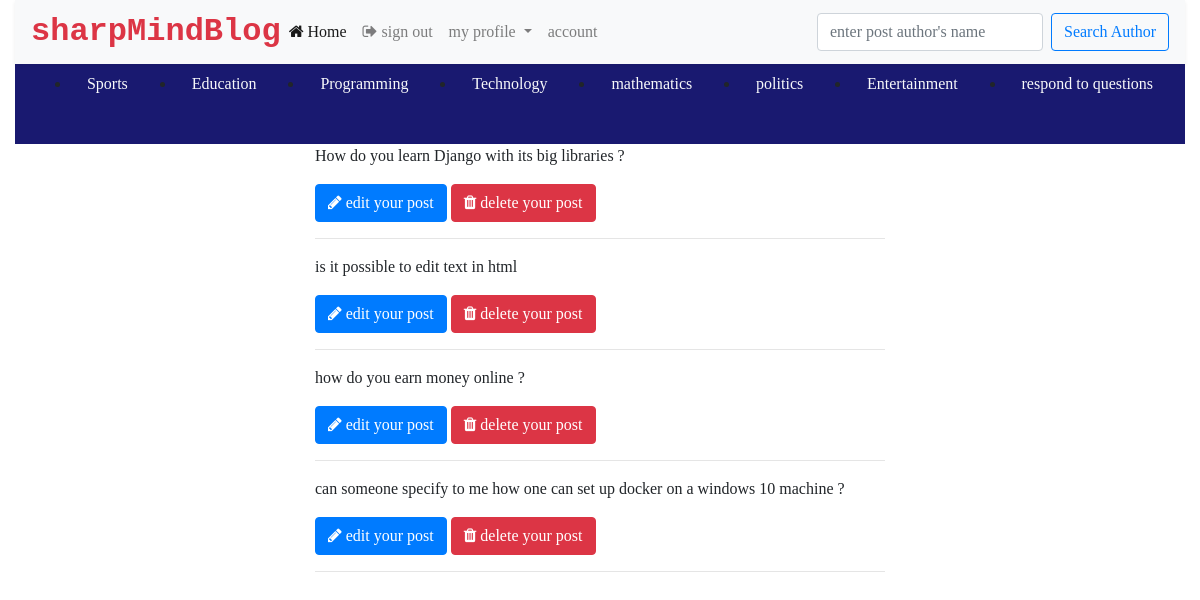
The app's page /users/all/question (signed in) with its own data.
### src/models/__init__.py (models this page shows, shortened)
class Questions(db.Model):
    id = db.Column(db.Integer, primary_key=True)
    question = db.Column(db.Text, nullable=False)
    is_answered = db.Column(db.Boolean, default=False)
    category = db.Column(db.String(200), nullable=False)
    author = db.Column(db.String(200), nullable=False)
    url = db.Column(db.String(200), nullable=False)
    upvote = db.Column(db.Integer, default=0)
    answer = db.relationship('Answers', backref='question')

### src/views/__init__.py (the view)
@views_blueprint.route('/all/question')
def all_questions():
    if not 'username' in session:
        return redirect(url_for('users.login'))
    user = User.query.filter_by(name=session['username']).first()
    quiz = Questions.query.filter_by(author=user.email).all()
    return render_template('allquestions.html', user=user, quiz=quiz)

### src/views/__init__.py (called while the page is built)
@views_blueprint.before_request
def before_request():
    g.user = None
    if 'username' in session:
        g.user = session['username']

### src/templates/allquestions.html (shortened to what this page needs)
<!DOCTYPE html>
<html lang="eng">
<head>
    <link rel="stylesheet" href="https://cdnjs.cloudflare.com/ajax/libs/font-awesome/4.7.0/css/font-awesome.min.css">
    <link rel="stylesheet" href="{{url_for('static', filename='css/bootstrap.min.css')}}">
</head>
<body>
    <div class="container-fluid position-fixed" style="z-index: 5;">
        <nav class="navbar navbar-expand-lg navbar-light bg-light shadow-sm">
            <a href="#" class="text text-danger font-weight-bold text-decoration-none" style="font-family: monospace; font-size: 2em;">sharpMindBlog</a>
            <div class="collapse navbar-collapse" id="navbarSupportedContent">
                <ul class="navbar-nav mr-auto">
                    <li class="nav-item active">
                        <a class="nav-link" href="{{url_for('users.home')}}"><span class="fa fa-home"></span> Home</a>
                    </li>
                    <li class="nav-item">
                        <a class="nav-link" href="{{url_for('users.logout')}}"><span class="fa fa-sign-out"></span> sign out</a>
                    </li>
                    <li class="nav-item dropdown">
                        <a class="nav-link dropdown-toggle" href="#" id="navbarDropdown" role="button" data-toggle="dropdown" aria-haspopup="true" aria-expanded="false">
                        my profile
                    </a>
                    </li>
                    <li class="nav-item">
                        <a class="nav-link" href="{{url_for('users.account')}}">account</a>
                    </li>
                </ul>
                <form class="form-inline my-2 my-lg-0" method="POST" action="{{url_for('users.search')}}">
                    <input class="form-control mr-sm-2" type="search" required placeholder="enter post author's name" aria-label="Search" name="name" autocomplete="off">
                    <button class="btn btn-outline-primary my-2 my-sm-0" type="submit">Search Author</button>
                </form>
            </div>
        </nav>
        <nav style="background-color: midnightblue;height: 10vh; width: 100%;">
            <ul class="d-flex" style="justify-content: space-around; margin-left: auto; width: 100%;">
                <li class="nav-item"><a class="nav-link text-light" id="v-pills-sports-tab" href="{{url_for('users.sports')}}">Sports</a></li>
                <li class="nav-item"><a class="nav-link text-light" id="v-pills-education-tab" href="{{url_for('users.education')}}">Education</a></li>
                <li class="nav-item"><a class="nav-link text-light" id="v-pills-programming-tab" href="{{url_for('users.programming')}}">Programming</a></li>
                <li class="nav-item"><a class="nav-link text-light" id="v-pills-technology-tab" href="{{url_for('users.technology')}}">Technology</a></li>
                <li class="nav-item"><a class="nav-link text-light" id="v-pills-mathematics-tab" href="{{url_for('users.mathematics')}}">mathematics</a></li>
                <li class="nav-item"><a class="nav-link text-light" id="v-pills-politics-tab" href="{{url_for('users.politics')}}">politics</a></li>
                <li class="nav-item"><a class="nav-link text-light" id="v-pills-entertainment-tab" href="{{url_for('users.entertainment')}}">Entertainment</a></li>
                <li class="nav-item"><a class="nav-link text-light" id="v-pills-question-tab" href="{{url_for('users.question')}}"> respond to questions</a></li>
            </ul>
        </nav>
    </div>
    <div class="container-fluid mb-5 position-absolute" style="top: 9em">
        <div class="row">
            <div class="col-lg-3">
            </div>
            <div class="col-lg-6 col-md-12">
                 {%for question in quiz%}
                <p>{{question.question}}</p>
                <a href="{{url_for('users.editqn', id=question.id)}}" class="btn btn-primary"><span class="fa fa-pencil"></span> edit your post</a>
                <span><a href="{{url_for('users.deletequestion', id=question.id)}}" class="btn btn-danger"><span class="fa fa-trash"></span> delete your post</a>
                </span>
                <hr> {%endfor%}
            </div>
        </div>
    </div>
</body>
</html>

### src/templates/allquestions.html (style rules this page uses)
* { font-family: san-seriff; font-size: 16px; }

### records on screen
Questions: question "How do you learn Django with its big libraries ?"
Questions: question "is it possible to edit text in html"
Questions: question "how do you earn money online ?"
Questions: question "can someone specify to me how one can set up docker on a windows 10 machine ?"
